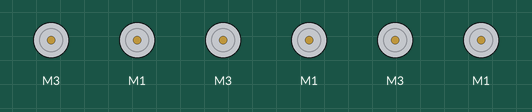
Recording of a sketch running on a simulated Arduino Uno, built with avr-gcc and run on an emulated ATmega328P. On the bench: 6 × DC motor (green arrow = forward, orange = backward, longer = faster). At 8.3 s the program stops and its outputs stay as they are.

Above: at 0.1 s.
At 1.1 s:
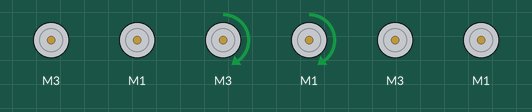
At 3.4 s:
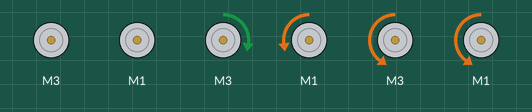
Timing chart, 0 to 4.9 s (numbered marks = the images above):
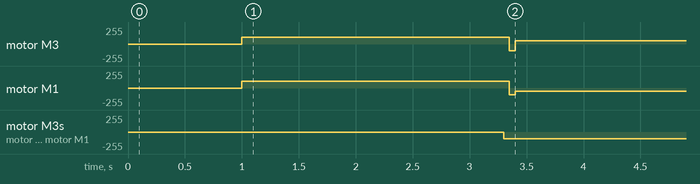

Measured:
- by itself, motor M3: stopped → forward 100/255 at 1.0 s, → forward 50/255 2.3 s later
- by itself, motor M1: stopped → forward 100/255 at 1.0 s, → backward 50/255 2.3 s later
- by itself, motor M3, motor M1: stopped → backward 100/255 at 3.3 s

The sketch:

DistanceTest.ino
```cpp
#include <Wire.h>
#include <Adafruit_MotorShield.h>
#include <math.h>
#include <breadboardbot.h>
// Create the motor shield object with the default I2C address
Adafruit_MotorShield AFMS = Adafruit_MotorShield();
// Define 'ports' for motors.
const byte LEFT_MOTOR_PORT = 3;
const byte RIGHT_MOTOR_PORT = 1;
// Create pointers to motor control objects
Adafruit_DCMotor *motorLeft = AFMS.getMotor(LEFT_MOTOR_PORT);
Adafruit_DCMotor *motorRight = AFMS.getMotor(RIGHT_MOTOR_PORT);
void setup() {
  AFMS.begin();  // create with the default frequency 1.6KHz
  // Turn off all motors to start, just a good habit
  motorLeft->run(RELEASE);
  motorRight->run(RELEASE);
}

void loop() {
 delay(1000);
 drive(36., 100, *motorLeft, *motorRight);
 allStop(FORWARD, *motorLeft, *motorRight);
 spin(360., 50, *motorLeft, *motorRight);


 while(1){}


}
```
